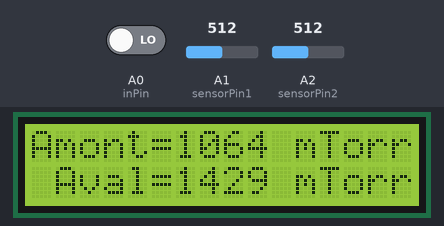
The sketch below on a simulated Arduino Uno, built with avr-gcc and run on an emulated ATmega328P. On the bench: 16×2 character LCD. The test bench sets the inputs (shaded band); at power-on: A0 (inPin) LOW, A1 (sensorPin1) = 512, A2 (sensorPin2) = 512.

Above: at 7.2 s.
7.3 s: A0 (inPin) driven HIGH
At 8.7 s:
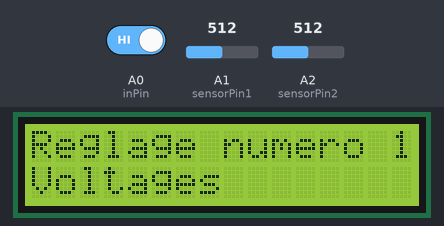
10.3 s: A0 (inPin) driven LOW
13.3 s: A1 (sensorPin1) set to 74
At 13.7 s:
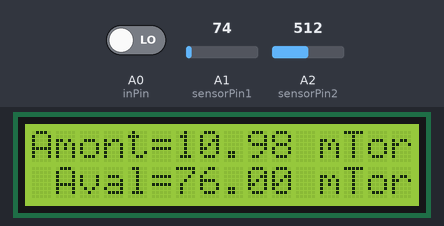
14.9 s: A1 (sensorPin1) set to 61
At 15.9 s:
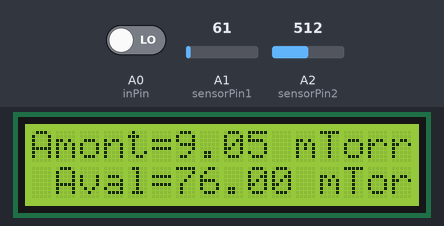
16.4 s: A2 (sensorPin2) set to 71
At 16.9 s:
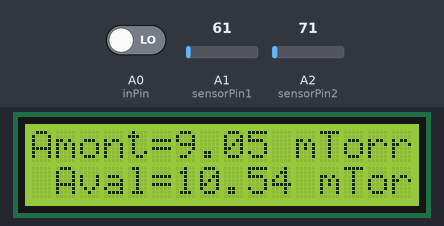
18.0 s: A2 (sensorPin2) set to 60
At 19.1 s:
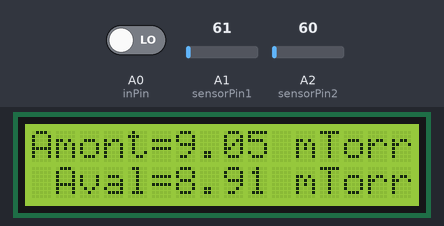
Timing chart, 0 to 20.5 s (numbered marks = the images above; inputs shaded):
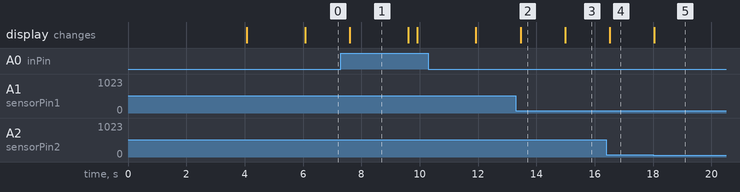

The sketch:

Voltametre2.0.ino
```cpp
#include "LiquidCrystal.h"

LiquidCrystal lcd(7,8,9,10,11,12);

// constante pour le voltmetre
float input_voltage1 = 0.0;
float input_voltage2 = 0.0;

int sensorPin1 = A1;
int sensorPin2 = A2;

float r1=10.2;
float r2=5.0;

 // decalration de variable pour le bouton
int inPin = A0;         // the number of the input pin
int iSetup = 0;      // the current state of the output pin
int precision = 0;


void setup()
{
   Serial.begin(9600);     //  opens serial port, sets data rate to 9600 bps
   lcd.begin(16, 2);       //// set up the LCD's number of columns and rows:
   // setup par defaut
   lcd.setCursor(0,0);
   lcd.print("Appuyer derriere");
   lcd.setCursor(0,1);
   lcd.print("changer reglages");
   delay(4000);
   lcd.clear();
   lcd.print("Reglage numero ");
   lcd.print(iSetup);
   if (iSetup==0){
     lcd.setCursor(0,1);
     lcd.print("Jauges Simon");
   }
    delay(2000);
    lcd.clear();

   pinMode(inPin, INPUT);
}


// ######################################
// ############## MAIN CODE #############
// ######################################
void loop()
{
  // lecture et conversion en V des deux voltage
  // aux pin A0 et A1
  input_voltage1 =  Lecture(r1,r2,sensorPin1);
  input_voltage2 =  Lecture(r1,r2,sensorPin2);

  // ##### Change les setups si on clique sur le bouton #####


    PressSwitch(inPin, &iSetup);


    Manipulation(&iSetup, &input_voltage1, &input_voltage2,&precision);

   // ##### Affiche sur l'écran les voltages #####
  Affichage(input_voltage1, input_voltage2, iSetup, &precision); // TODO mettre une varible qui dit quoi afficher selon le choix de setup

  delay(300); // délai d'affichage
}


float Lecture(float r1,float r2, int sensorPin)
{
  // float seuil = 0.1;
   float input_voltage=0.0;
   int analog_value = analogRead(sensorPin); //ToDo

   input_voltage = (analog_value * 5.0) / 1024.0; //5v sur le nombre de bit
   input_voltage = input_voltage / (r2/(r1+r2));   // diviseur de tension

  // if (input_voltage1 < seuil)
  // {
  //   input_voltage=0.0;
  // }

   return input_voltage;
}


void Affichage(float input_voltage1, float input_voltage2, int iSetup, int *Pprecision)
{
    // Affiche les deux voltages
    lcd.setCursor(0,0);
    lcd.print("Amont=");
    lcd.print(input_voltage1,*Pprecision);
    if (iSetup==1){
     lcd.print(" V");
    }
    else{
      lcd.print(" mTorr");
    }
    lcd.setCursor(0, 1);
    lcd.print(" Aval=");
    lcd.print(input_voltage2,*Pprecision);
    if (iSetup==1){
      lcd.print(" V");
    }
    else {
      lcd.print(" mTorr");
    }
  }


void PressSwitch(int inPin, int *piSetup)
{
    int reading;
    reading = digitalRead(inPin); // the current reading from the input pin
  // if the input just went from LOW and HIGH and we've waited long enough
  // to ignore any noise on the circuit, toggle the output pin and remember
  // the time
    if (reading == HIGH ) {
    *piSetup=*piSetup+1; // on incrémente setup de 1
    if (*piSetup >3){ *piSetup = 0;} // si il passe le 2, on le met à 0 (setup = 0,1,2)
    //time = millis();    //dont know..

    // Affiche la seclection
    lcd.clear();
    lcd.setCursor(0,0);
    lcd.print("Reglage numero ");
    lcd.print(iSetup);
    switch (iSetup){
    case 0:
      lcd.setCursor(0,1);
      lcd.print("Jauges Simon");
      break;
    case 1:
      lcd.setCursor(0,1);
      lcd.print("Voltages");
      break;
    case 2:
      lcd.setCursor(0,1);
      lcd.print("Jauges 0.1 Torr");
      break;
    case 3:
      lcd.setCursor(0,1);
      lcd.print("Jauges 1 Torr");
      break;
    }
    delay(2000);
    lcd.clear();

    return 0;
  }
}


void Manipulation(int *PiSetup, float *V1, float *V2, int *Pprecision)
{
  switch(*PiSetup){
    case 0:
    // Simon, jaugse 1Torr avec des facteurs de calibrations (1.4 et 1.88)
      *Pprecision = 0;
      *V1 = (*V1) *140.0;
      *V2 = (*V2) *188.0;
      break;
    case 1:
      //Reste en Volt donc rien!
      *Pprecision = 2;
      break;
    case 2:
      // Jauges 0.1 Torr
      *Pprecision = 2;
      *V1 = (*V1) *10;
      *V2 = (*V2) *10;
      break;
    case 3:
      // Jauges 1 Torr
      *Pprecision = 0;
      *V1 = (*V1) *100;
      *V2 = (*V2) *100;
      break;
  }
  return 0;

}
```

Measured:
- the behaviour switches between 68 and 67 on A1 (sensorPin1) (found by bisection; images 2 and 3)
- the behaviour switches between 68 and 67 on A2 (sensorPin2) (found by bisection; images 4 and 5)
- after the input at 7.3 s, the display: changes after 0.31 s (image 1)
- after the input at 13.3 s, the display: changes after 0.16 s (image 2)
- after the input at 14.9 s, the display: changes after 0.09 s (image 3)
- after the input at 16.4 s, the display: changes after 0.12 s (image 4)
- after the input at 18.0 s, the display: changes at once (image 5)
